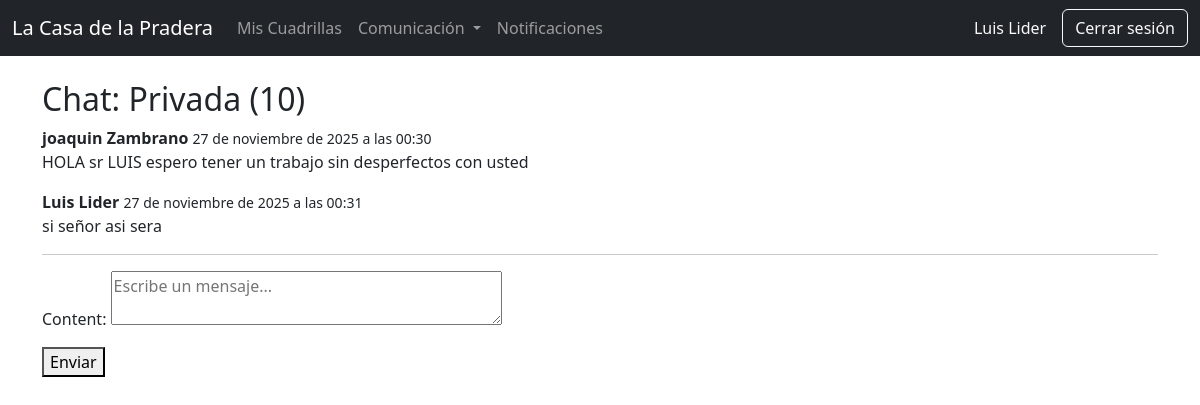
Screenshot of /comunicacion/chat/10/ (signed in) with the database file from the repository.
### comunicacion/models.py (models this page shows, shortened)
class Conversation(models.Model):
    nombre = models.CharField(max_length=150, blank=True, null=True)
    is_group = models.BooleanField(default=False)
    cuadrilla = models.ForeignKey(
        'personal.Cuadrilla',
        on_delete=models.CASCADE,
        null=True,
        blank=True,
        related_name='conversaciones'
    )
    participants = models.ManyToManyField(User, related_name='conversaciones')
    created_at = models.DateTimeField(auto_now_add=True)
    archived = models.BooleanField(default=False)
    class Meta:
        ordering = ['-created_at']
    def __str__(self):
        if self.is_group and self.cuadrilla:
            return f"Grupo: {self.cuadrilla.nombre}"
        if self.nombre:
            return self.nombre
        return f"Privada ({self.pk})"

class Message(models.Model):
    MESSAGE_TYPES = [
        ('text', 'Texto'),
        ('request', 'Solicitud'),
        ('incident', 'Incidente'),
    ]
    conversation = models.ForeignKey(Conversation, on_delete=models.CASCADE, related_name='mensajes')
    sender = models.ForeignKey(User, on_delete=models.SET_NULL, null=True, related_name='mensajes_enviados')
    content = models.TextField()
    message_type = models.CharField(max_length=20, choices=MESSAGE_TYPES, default='text')
    created_at = models.DateTimeField(auto_now_add=True)
    read_by = models.ManyToManyField(User, related_name='mensajes_leidos', blank=True)
    class Meta:
        ordering = ['created_at']

### comunicacion/views.py (the view)
# urls.py: path('chat/<int:conversation_id>/', views.conversation_detail, name='conversation_detail'),
@login_required
def conversation_detail(request, conversation_id):
    conv = get_object_or_404(Conversation, pk=conversation_id)
    if not conv.participants.filter(pk=request.user.pk).exists():
        return redirect('comunicacion:conversations_list')
    if request.method == 'POST':
        form = MessageForm(request.POST)
        if form.is_valid():
            msg = form.save(commit=False)
            msg.conversation = conv
            msg.sender = request.user
            msg.save()
            msg.read_by.add(request.user)
            return redirect('comunicacion:conversation_detail', conversation_id=conv.pk)
    else:
        form = MessageForm()
    mensajes = conv.mensajes.select_related('sender')
    return render(request, 'comunicacion/conversation_detail.html', {
        'conversation': conv,
        'mensajes': mensajes,
        'form': form,
    })

### comunicacion/forms.py
class MessageForm(forms.ModelForm):
    class Meta:
        model = Message
        fields = ['content']
        widgets = {
            'content': forms.Textarea(attrs={'rows':2, 'placeholder':'Escribe un mensaje...'})
        }

### core/context_processors.py (called while the page is built)
def notificaciones_no_leidas(request):
    if request.user.is_authenticated:
        return {
            "notifs_no_leidas": request.user.notificaciones.filter(leida=False).count()
        }
    return {"notifs_no_leidas": 0}

### personal/templatetags/custom_tags.py (called while the page is built)
@register.filter
def has_group(user, group_name):
    return user.groups.filter(name=group_name).exists()

### comunicacion/templates/comunicacion/conversation_detail.html (shortened to what this page needs)
{% extends 'base.html' %}
{% block content %}
<h2>Chat: {{ conversation }}</h2>
<div class="mensajes">
    {% for m in mensajes %}
    <div>
        <strong>{% if m.sender %}{{ m.sender.get_full_name|default:m.sender.username }}{% else %}Sistema{% endif %}</strong> <small>{{ m.created_at }}</small>
        <p>{{ m.content }}</p>
    </div>
    {% empty %}
    <p>No hay mensajes aún.</p>
    {% endfor %}
</div>
<hr>
<form method="post">
    {{ form.as_p }}
    <button type="submit">Enviar</button>
</form>
{% endblock %}

### core/templates/base.html (shortened to what this page needs)
{% load custom_tags %}
<!DOCTYPE html>
<html lang="es">
<head>
    <link href="https://cdn.jsdelivr.net/npm/bootstrap@5.3.2/dist/css/bootstrap.min.css" rel="stylesheet">
</head>
<body>
{% if request.user.is_authenticated and request.path != '/usuarios/login/' and request.path != '/accounts/login/' %}
<nav class="navbar navbar-expand-lg navbar-dark bg-dark mb-4">
    <div class="container-fluid">
        <a class="navbar-brand" href="{% url 'dashboard' %}">
            La Casa de la Pradera
        </a>
        <div class="collapse navbar-collapse" id="menuPrincipal">
            <ul class="navbar-nav me-auto mb-2 mb-lg-0">
                {% if request.user|has_group:"LiderCuadrilla" %}
                    <li class="nav-item">
                        <a class="nav-link" href="#">Mis Cuadrillas</a>
                    </li>
                {% endif %}
                <li class="nav-item dropdown">
                    <a class="nav-link dropdown-toggle" href="#" id="comunicacionDropdown" role="button" data-bs-toggle="dropdown" aria-expanded="false">
                        Comunicaci&oacute;n
                    </a>
                </li>
                <li class="nav-item">
                    <a class="nav-link" href="{% url 'personal:mis_notificaciones' %}">
                        Notificaciones
                    </a>
                </li>
            </ul>
            <span class="navbar-text text-light me-3">
                {{ request.user.first_name }} {{ request.user.last_name }}
            </span>
            <a href="{% url 'usuarios:logout' %}" class="btn btn-outline-light">Cerrar sesión</a>
        </div>
    </div>
</nav>
{% endif %}
<main class="container">
    {% block content %}{% endblock %}
</main>
</body>
</html>

### rows the page displays
Conversation: is_group+nombre+id "Privada (10)"
Message: sender.get_full_name "joaquin Zambrano", created_at "27 de noviembre de 2025 a las 00:30", content "HOLA sr LUIS espero tener un trabajo sin desperfectos con usted"
Message: sender.get_full_name "Luis Lider", created_at "27 de noviembre de 2025 a las 00:31", content "si señor asi sera"

### other values shown
{{ request.user.first_name }} "Luis"
{{ request.user.last_name }} "Lider"
